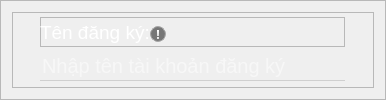
              <widget class="QFrame" name="frame_8">
               <property name="frameShape">
                <enum>QFrame::StyledPanel</enum>
               </property>
               <property name="frameShadow">
                <enum>QFrame::Raised</enum>
               </property>
               <layout class="QVBoxLayout" name="verticalLayout_4">
                <item>
                 <widget class="QFrame" name="frame_9">
                  <property name="minimumSize">
                   <size>
                    <width>362</width>
                    <height>60</height>
                   </size>
                  </property>
                  <property name="frameShape">
                   <enum>QFrame::StyledPanel</enum>
                  </property>
                  <property name="frameShadow">
                   <enum>QFrame::Raised</enum>
                  </property>
                  <layout class="QGridLayout" name="gridLayout_5">
                   <property name="leftMargin">
                    <number>0</number>
                   </property>
                   <property name="topMargin">
                    <number>0</number>
                   </property>
                   <property name="rightMargin">
                    <number>0</number>
                   </property>
                   <property name="bottomMargin">
                    <number>0</number>
                   </property>
                   <property name="spacing">
                    <number>0</number>
                   </property>
                   <item row="0" column="0" alignment="Qt::AlignRight">
                    <widget class="QFrame" name="frame_7">
                     <property name="minimumSize">
                      <size>
                       <width>305</width>
                       <height>30</height>
                      </size>
                     </property>
                     <property name="maximumSize">
                      <size>
                       <width>305</width>
                       <height>30</height>
                      </size>
                     </property>
                     <property name="frameShape">
                      <enum>QFrame::StyledPanel</enum>
                     </property>
                     <property name="frameShadow">
                      <enum>QFrame::Raised</enum>
                     </property>
                     <widget class="QPushButton" name="Note_Name">
                      <property name="geometry">
                       <rect>
                        <x>110</x>
                        <y>9</y>
                        <width>16</width>
                        <height>16</height>
                       </rect>
                      </property>
                      <property name="minimumSize">
                       <size>
                        <width>16</width>
                        <height>16</height>
                       </size>
                      </property>
                      <property name="maximumSize">
                       <size>
                        <width>16</width>
                        <height>16</height>
                       </size>
                      </property>
                      <property name="font">
                       <font>
                        <family>Segoe UI Black</family>
                        <weight>75</weight>
                        <bold>true</bold>
                       </font>
                      </property>
                      <property name="toolTip">
                       <string>&lt;html&gt;&lt;head/&gt;&lt;body&gt;&lt;p&gt;Tên đăng ký yêu cầu tối thiểu 8 kí tự, tối đa 31 kí tự, không dấu&lt;/p&gt;&lt;p&gt;Bao gồm phạm vi kí tự A..Z a..z 0..9 @_/. và khoảng trắng &lt;/p&gt;&lt;p&gt;Hoặc tên tài khoản này đã tồn tại.&lt;/p&gt;&lt;/body&gt;&lt;/html&gt;</string>
                      </property>
                      <property name="styleSheet">
                       <string notr="true">QPushButton {
background-color: rgb(118, 118, 118);
border-radius: 8px;
border: 1px solid rgb(167, 167, 167);
color: rgb(255, 255, 255);
}

QToolTip {
color: rgb(255, 255, 255);
background-color: rgb(35, 44, 51);
min-width: 200px;
min-height: 20px;
}
</string>
                      </property>
                      <property name="text">
                       <string>!</string>
                      </property>
                      <property name="shortcut">
                       <string notr="true"/>
                      </property>
                     </widget>
                     <widget class="QLabel" name="label_20">
                      <property name="geometry">
                       <rect>
                        <x>0</x>
                        <y>0</y>
                        <width>110</width>
                        <height>30</height>
                       </rect>
                      </property>
                      <property name="sizePolicy">
                       <sizepolicy hsizetype="Preferred" vsizetype="Preferred">
                        <horstretch>0</horstretch>
                        <verstretch>0</verstretch>
                       </sizepolicy>
                      </property>
                      <property name="minimumSize">
                       <size>
                        <width>110</width>
                        <height>30</height>
                       </size>
                      </property>
                      <property name="maximumSize">
                       <size>
                        <width>110</width>
                        <height>30</height>
                       </size>
                      </property>
                      <property name="font">
                       <font>
                        <family>Segoe UI</family>
                        <pointsize>14</pointsize>
                       </font>
                      </property>
                      <property name="styleSheet">
                       <string notr="true">background: transparent;
color: rgb(255, 255, 255);</string>
                      </property>
                      <property name="text">
                       <string>Tên đăng ký:</string>
                      </property>
                     </widget>
                    </widget>
                   </item>
                   <item row="1" column="0">
                    <widget class="QLineEdit" name="NameBox">
                     <property name="enabled">
                      <bool>true</bool>
                     </property>
                     <property name="minimumSize">
                      <size>
                       <width>305</width>
                       <height>30</height>
                      </size>
                     </property>
                     <property name="maximumSize">
                      <size>
                       <width>305</width>
                       <height>30</height>
                      </size>
                     </property>
                     <property name="font">
                      <font>
                       <family>Segoe UI</family>
                       <pointsize>15</pointsize>
                      </font>
                     </property>
                     <property name="toolTip">
                      <string notr="true"/>
                     </property>
                     <property name="styleSheet">
                      <string notr="true">QLineEdit {
background: transparent;
border-bottom: 1px solid rgb(204, 204, 204);
border-radius: none;
color: rgb(255, 255, 255);
}

QLineEdit {
border-bottom: 1px solid rgb(207, 207, 207);
}</string>
                     </property>
                     <property name="text">
                      <string/>
                     </property>
                     <property name="maxLength">
                      <number>31</number>
                     </property>
                     <property name="alignment">
                      <set>Qt::AlignLeading|Qt::AlignLeft|Qt::AlignVCenter</set>
                     </property>
                     <property name="placeholderText">
                      <string>Nhập tên tài khoản đăng ký</string>
                     </property>
                     <property name="cursorMoveStyle">
                      <enum>Qt::LogicalMoveStyle</enum>
                     </property>
                    </widget>
                   </item>
                  </layout>
                 </widget>
                </item>
               </layout>
              </widget>
